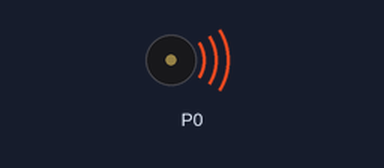
Recording of a program running on a simulated BBC micro:bit running MicroPython. On the bench: buzzer (waves = sounding). At 22.0 s the program stops and its outputs stay as they are.

Above: at 0.1 s.
At 22.1 s:
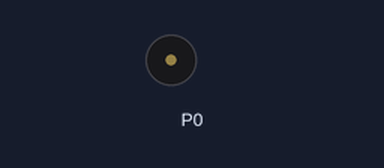
Timing chart, 0 to 23.5 s (numbered marks = the images above):
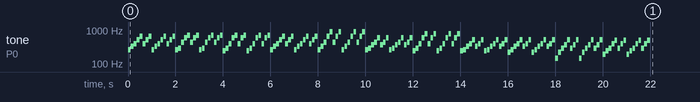

The program:

music.py
```python
"""
    music.py
    ~~~~~~~~

    Plays a simple tune using the Micropython music module.
    This example requires a speaker/buzzer/headphones connected to P0 and GND.
"""
from microbit import *
import music

# play Prelude in C.
notes = [
    'c4:1', 'e', 'g', 'c5', 'e5', 'g4', 'c5', 'e5', 'c4', 'e', 'g', 'c5', 'e5', 'g4', 'c5', 'e5',
    'c4', 'd', 'a', 'd5', 'f5', 'a4', 'd5', 'f5', 'c4', 'd', 'a', 'd5', 'f5', 'a4', 'd5', 'f5',
    'b3', 'd4', 'g', 'd5', 'f5', 'g4', 'd5', 'f5', 'b3', 'd4', 'g', 'd5', 'f5', 'g4', 'd5', 'f5',
    'c4', 'e', 'g', 'c5', 'e5', 'g4', 'c5', 'e5', 'c4', 'e', 'g', 'c5', 'e5', 'g4', 'c5', 'e5',
    'c4', 'e', 'a', 'e5', 'a5', 'a4', 'e5', 'a5', 'c4', 'e', 'a', 'e5', 'a5', 'a4', 'e5', 'a5',
    'c4', 'd', 'f#', 'a', 'd5', 'f#4', 'a', 'd5', 'c4', 'd', 'f#', 'a', 'd5', 'f#4', 'a', 'd5',
    'b3', 'd4', 'g', 'd5', 'g5', 'g4', 'd5', 'g5', 'b3', 'd4', 'g', 'd5', 'g5', 'g4', 'd5', 'g5',
    'b3', 'c4', 'e', 'g', 'c5', 'e4', 'g', 'c5', 'b3', 'c4', 'e', 'g', 'c5', 'e4', 'g', 'c5',
    'a3', 'c4', 'e', 'g', 'c5', 'e4', 'g', 'c5', 'a3', 'c4', 'e', 'g', 'c5', 'e4', 'g', 'c5',
    'd3', 'a', 'd4', 'f#', 'c5', 'd4', 'f#', 'c5', 'd3', 'a', 'd4', 'f#', 'c5', 'd4', 'f#', 'c5',
    'g3', 'b', 'd4', 'g', 'b', 'd', 'g', 'b', 'g3', 'b3', 'd4', 'g', 'b', 'd', 'g', 'b'
]

music.play(notes)
```
